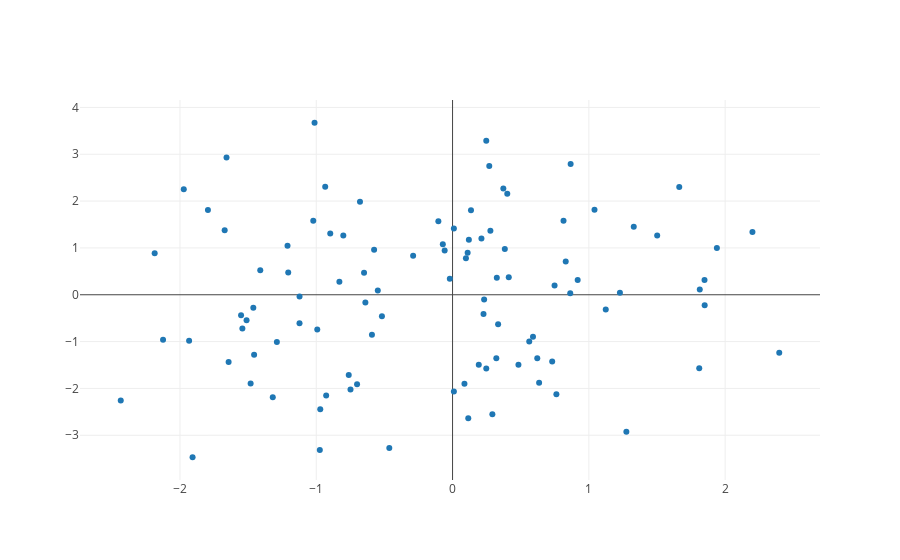

Here is the notebook cell this chart was saved with:
### Code cell
# Create a trace
trace = go.Scatter(
    x = random_x,
    y = random_y,
    mode = 'markers'
)

data = [trace]

# Plot and embed in ipython notebook!
iplot(data, filename='basic-scatter')
